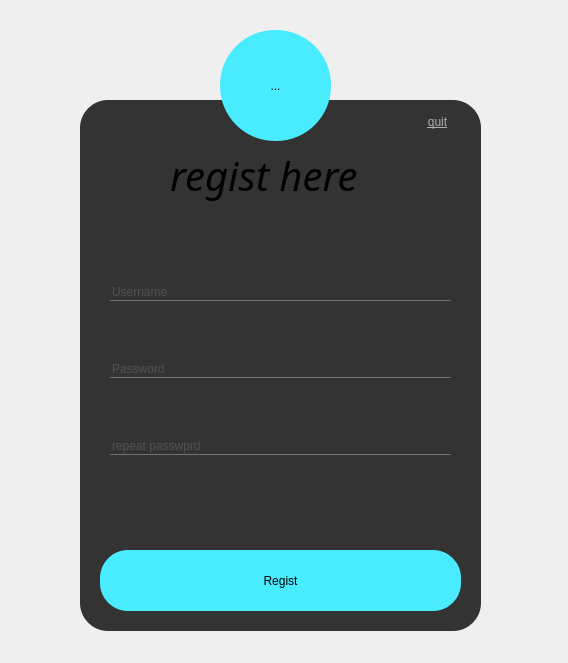
<?xml version="1.0" encoding="UTF-8"?>
<ui version="4.0">
 <class>regist</class>
 <widget class="QDialog" name="regist">
  <property name="geometry">
   <rect>
    <x>0</x>
    <y>0</y>
    <width>568</width>
    <height>663</height>
   </rect>
  </property>
  <property name="windowTitle">
   <string>Dialog</string>
  </property>
  <property name="styleSheet">
   <string notr="true">*{
	
	font: 75 italic 24pt &quot;AR JULIAN&quot;;
}

QLineEdit{
	background:transparent;
	border:none;
	color:#717072;
	border-bottom:1px solid #717072;
}

QToolButton{
	background:#49ebff;
	border-radius:55px;
}</string>
  </property>
  <widget class="QFrame" name="frame">
   <property name="geometry">
    <rect>
     <x>80</x>
     <y>100</y>
     <width>401</width>
     <height>531</height>
    </rect>
   </property>
   <property name="styleSheet">
    <string notr="true">*{
	background-color: rgb(51, 51, 51);
	border-radius:28px;
}</string>
   </property>
   <property name="frameShape">
    <enum>QFrame::StyledPanel</enum>
   </property>
   <property name="frameShadow">
    <enum>QFrame::Raised</enum>
   </property>
   <widget class="QLabel" name="label">
    <property name="geometry">
     <rect>
      <x>90</x>
      <y>30</y>
      <width>221</width>
      <height>91</height>
     </rect>
    </property>
    <property name="font">
     <font>
      <family>AR JULIAN</family>
      <pointsize>30</pointsize>
      <weight>9</weight>
      <italic>true</italic>
      <bold>false</bold>
     </font>
    </property>
    <property name="styleSheet">
     <string notr="true">*{
	
	font: 75 italic 30pt &quot;AR JULIAN&quot;;
}</string>
    </property>
    <property name="text">
     <string>regist here</string>
    </property>
   </widget>
   <widget class="QPushButton" name="submit_button">
    <property name="geometry">
     <rect>
      <x>20</x>
      <y>450</y>
      <width>361</width>
      <height>61</height>
     </rect>
    </property>
    <property name="styleSheet">
     <string notr="true">QPushButton{
	background:#49ebff;
}

QPushButton:hover{
	background:red;
}</string>
    </property>
    <property name="text">
     <string>Regist</string>
    </property>
   </widget>
   <widget class="QPushButton" name="quit_button">
    <property name="geometry">
     <rect>
      <x>320</x>
      <y>10</y>
      <width>75</width>
      <height>23</height>
     </rect>
    </property>
    <property name="styleSheet">
     <string notr="true">*{
	
	font: 15pt &quot;黑体&quot;;
	
	color: rgb(175, 175, 175);
	text-decoration: underline;
	background:#333;
}

QPushButton:hover{
	background:#49ebff;
	border-radius:18px;
}</string>
    </property>
    <property name="text">
     <string>quit</string>
    </property>
   </widget>
   <widget class="QWidget" name="layoutWidget">
    <property name="geometry">
     <rect>
      <x>30</x>
      <y>130</y>
      <width>341</width>
      <height>281</height>
     </rect>
    </property>
    <layout class="QVBoxLayout" name="verticalLayout">
     <item>
      <widget class="QLineEdit" name="username_edit">
       <property name="contextMenuPolicy">
        <enum>Qt::PreventContextMenu</enum>
       </property>
       <property name="text">
        <string/>
       </property>
       <property name="placeholderText">
        <string>Username</string>
       </property>
      </widget>
     </item>
     <item>
      <widget class="QLineEdit" name="password_edit">
       <property name="styleSheet">
        <string notr="true">QPushButton{
	background:red;
	border-radius:18px;
}

QPushButton:hover{
	color:#333;
	background:#49ebff;
	border-radius:18px;
}
</string>
       </property>
       <property name="text">
        <string/>
       </property>
       <property name="echoMode">
        <enum>QLineEdit::Password</enum>
       </property>
       <property name="placeholderText">
        <string>Password</string>
       </property>
      </widget>
     </item>
     <item>
      <widget class="QLineEdit" name="repeat_password_edit">
       <property name="styleSheet">
        <string notr="true">QPushButton{
	background:red;
	border-radius:18px;
}

QPushButton:hover{
	color:#333;
	background:#49ebff;
	border-radius:18px;
}
</string>
       </property>
       <property name="text">
        <string/>
       </property>
       <property name="echoMode">
        <enum>QLineEdit::Password</enum>
       </property>
       <property name="placeholderText">
        <string>repeat passwprd</string>
       </property>
      </widget>
     </item>
    </layout>
   </widget>
  </widget>
  <widget class="QToolButton" name="toolButton">
   <property name="geometry">
    <rect>
     <x>220</x>
     <y>30</y>
     <width>111</width>
     <height>111</height>
    </rect>
   </property>
   <property name="text">
    <string>...</string>
   </property>
   <property name="icon">
    <iconset>
     <normaloff>C:/Users/W541/Pictures/login/user65.png</normaloff>C:/Users/W541/Pictures/login/user65.png</iconset>
   </property>
   <property name="iconSize">
    <size>
     <width>100</width>
     <height>100</height>
    </size>
   </property>
  </widget>
 </widget>
 <resources/>
 <connections/>
</ui>
